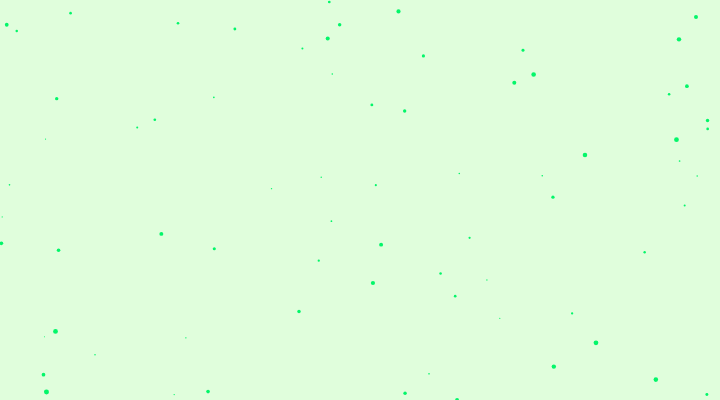
Frame 1 (no input)
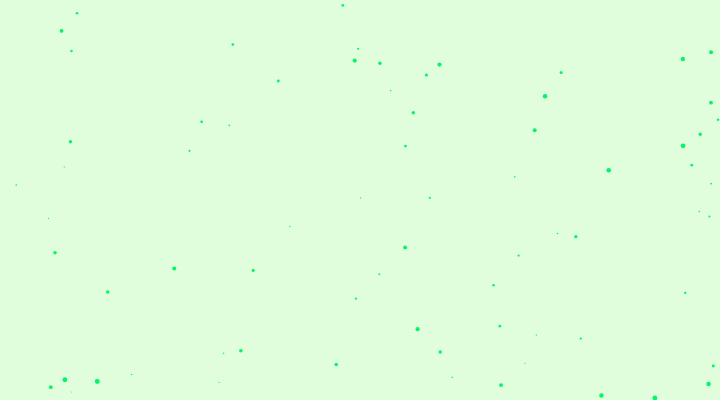
Frame 60 (no input)
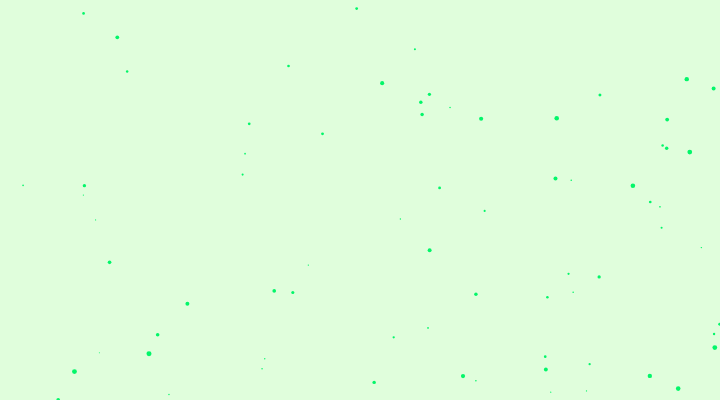
Frame 120 (the mouse pressed at the canvas centre since frame 60)

The p5.js sketch that drew these frames (run headless with seeded random() and noise() and a simulated clock; from frame 60 on, the mouse is pressed at the canvas centre):

// p5.js sketch
// ── sketch.js

let bg;
let vert;
let clair;
// this class describes the properties of a single particle.
class Particle {
// setting the co-ordinates, radius and the
// speed of a particle in both the co-ordinates axes.
  constructor(){
    this.x = random(0,width);
    this.y = random(0,height);
    this.r = random(1,5);
    this.xSpeed = random(0,1);
    this.ySpeed = random(0,1);
  }

// creation of a particle.
  createParticle() {
    bg = color('#B5B5B5');
  vert = color('#03F669');
  clair = color('#E0FEDC');
    noStroke();
    fill(vert);
    circle(this.x,this.y,this.r);
  }

// setting the particle in motion.
  moveParticle() {
    if(this.x < 0 || this.x > width)
      this.xSpeed*=-1;
    if(this.y < 0 || this.y > height)
      this.ySpeed*=-1;
    this.x+=this.xSpeed;
    this.y+=this.ySpeed;
  }


}

// an array to add multiple particles
let particles = [];

function setup() {
  createCanvas(720, 400);
  for(let i = 0;i<width/10;i++){
    particles.push(new Particle());
  }
}

function draw() {
  bg = color('#B5B5B5');
  vert = color('#03F669');
  clair = color('#E0FEDC');
  background(clair);
  for(let i = 0;i<particles.length;i++) {
    particles[i].createParticle();
    particles[i].moveParticle();

  }
}
